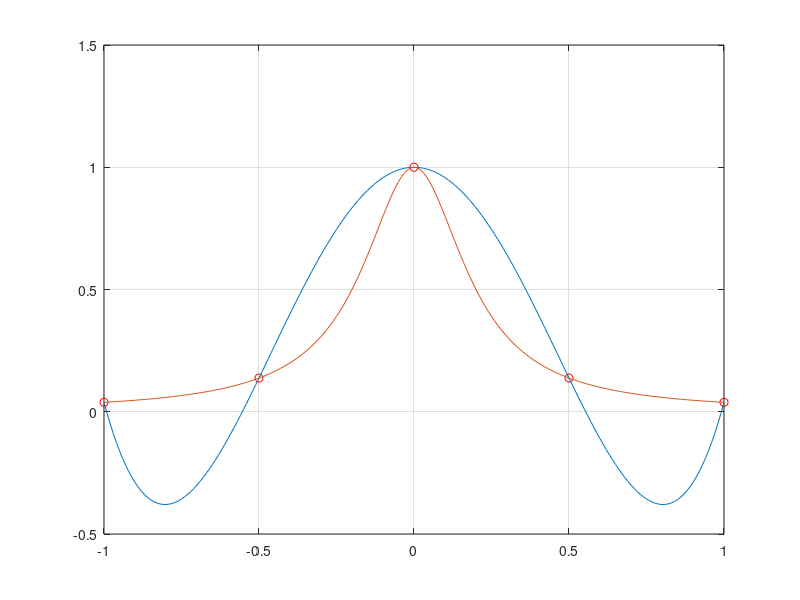

The MATLAB script that drew this image:
x=[-1:0.5:1]; %взять пять точек на отрезке [-1 1] 
y=1./(1+25*x.^2); %сформировать вектор y с 5-ым точками 
p=polyfit(x,y,4) %нахождение коэффициентов интерполирующего полинома 

xx=[-1:0.01:1]; %задать малый шаг 
yy=polyval(p,xx); %нахождение значений функции 
yyy=1./(1+25*xx.^2); %сформировать вектор y с малым шагом 
plot(x,y,'or',xx,yy,xx,yyy),grid %построить 3 графика 
